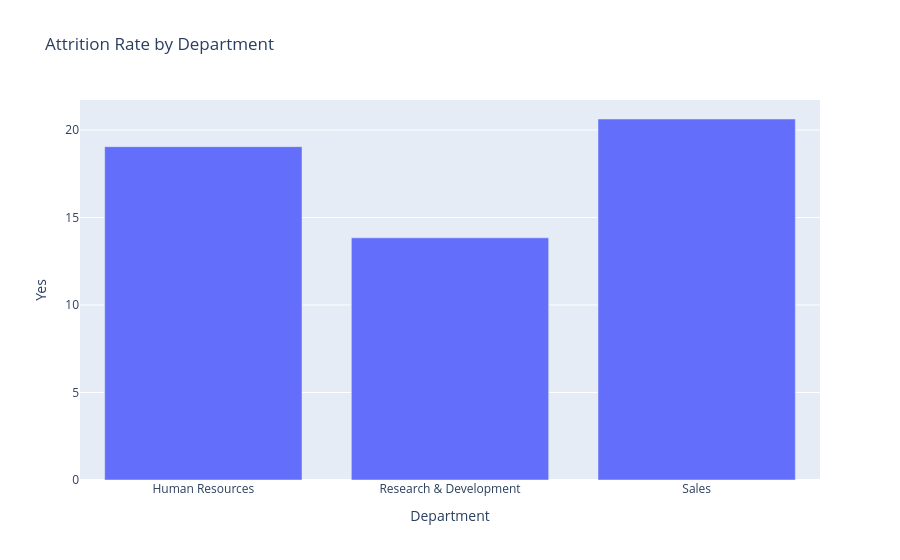

Notebook cell for this chart:
### Code cell
# Attrition by department
attrition_dept = pd.crosstab(df["Department"], df["Attrition"], normalize="index") * 100
attrition_dept = attrition_dept.reset_index()

fig = px.bar(attrition_dept, x="Department", y="Yes", title="Attrition Rate by Department")
fig.show()

### Figure 1 — Plotly figure (JSON) as saved in the notebook; plotly's stock layout.template omitted (floating-point values rounded to 4 significant figures)
{"data": [{"hovertemplate": "Department=%{x}<br>Yes=%{y}<extra></extra>", "legendgroup": "", "marker": {"color": "#636efa", "pattern": {"shape": ""}}, "name": "", "orientation": "v", "showlegend": false, "textposition": "auto", "type": "bar", "x": ["Human Resources", "Research & Development", "Sales"], "xaxis": "x", "y": [19.05, 13.84, 20.63], "yaxis": "y"}], "layout": {"barmode": "relative", "legend": {"tracegroupgap": 0}, "title": {"text": "Attrition Rate by Department"}, "xaxis": {"anchor": "y", "domain": [0, 1], "title": {"text": "Department"}}, "yaxis": {"anchor": "x", "domain": [0, 1], "title": {"text": "Yes"}}}}
